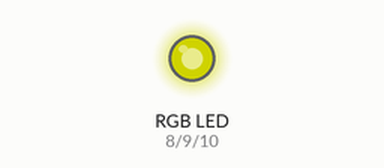
Bench run of a sketch on a simulated Arduino Uno, built with avr-gcc and run on an emulated ATmega328P. Shown: an RGB LED mixed from three pins (HIGH = lit). Dim RGB values are drawn brighter than linear.

Above: at 0.1 s.
At 19.1 s:
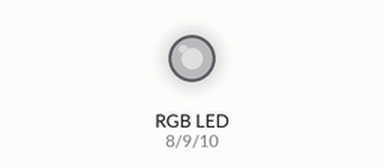
At 38.1 s:
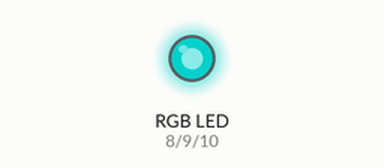
Timing chart, 0 to 40.0 s (numbered marks = the images above):
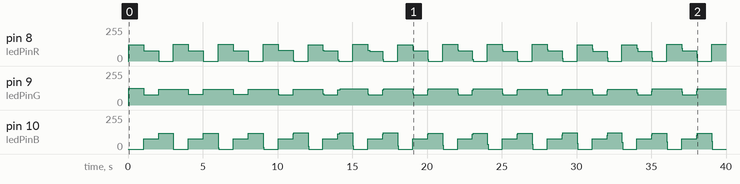

The sketch:

n02_RGB_mixing.ino
```cpp
const int ledPinR =  8;
const int ledPinG =  9;
const int ledPinB = 10;

long previousMillis = 0;

long interval = 3000;

bool ALLOWDIM = false;

void setup() {
  pinMode(ledPinR, OUTPUT);
  pinMode(ledPinG, OUTPUT);
  pinMode(ledPinB, OUTPUT);
}

/* Show color of mixing R, G, B as values 0 to 255 */
void color(int R, int G, int B) {
  // we show each unit 3 microseconds
  if (R>0) {
    digitalWrite(ledPinR, HIGH);
    delayMicroseconds(3*R);
    digitalWrite(ledPinR, LOW);
  }
  if (G>0) {
    digitalWrite(ledPinG, HIGH);
    delayMicroseconds(3*G);
    digitalWrite(ledPinG, LOW);
  }
  if (B>0) {
    digitalWrite(ledPinB, HIGH);
    delayMicroseconds(3*B);
    digitalWrite(ledPinB, LOW);
  }
  if (ALLOWDIM)
    delayMicroseconds(3*(255-R)+10*(255-G)+10*(255-B));
}

void yellow() {
  color(255, 255, 0);
}

void loop()
{
  unsigned long currentMillis = millis();
  unsigned long timer = currentMillis - previousMillis;
  if (timer > interval) {
    // save last time
    previousMillis = currentMillis;
  }

  if ( timer < interval/3) {
    yellow();
  } else if (timer < 2*interval/3) {
    color(100,100,100);
  } else {
    color(0,255,255);
  }
}
```

Measured:
- by itself, pin 8 (ledPinR): ramps from 127/255 to 0/255 and jumps back, once every 3.0 s
- by itself, pin 9 (ledPinG): 0/255 → 125/255 at 0.04 s, → 76/255 1.0 s later, → 120/255 1.0 s later, → 79/255 2.0 s later, … (46 changes in this stretch)
